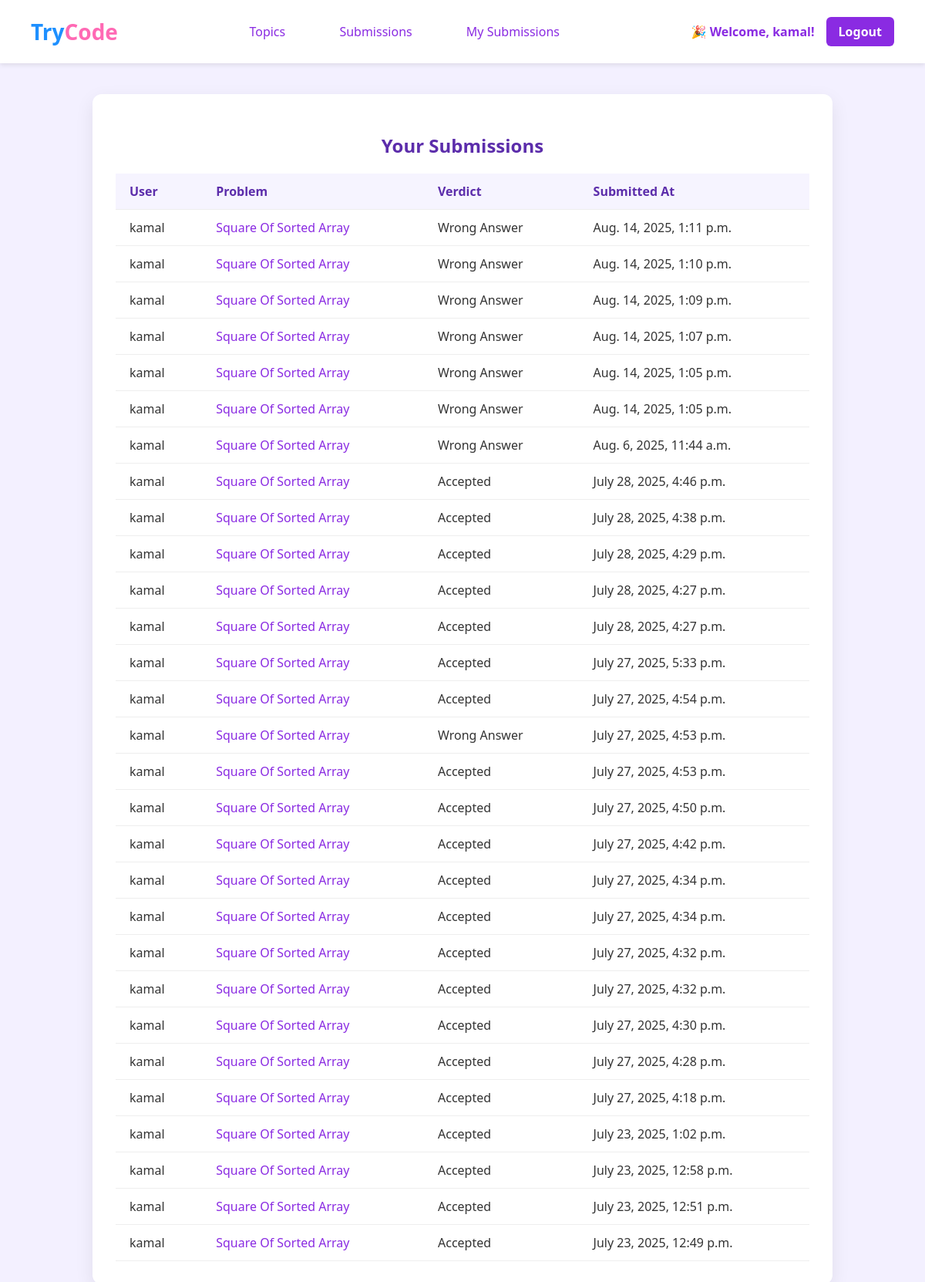
Page /my-submissions/ (signed in) on the earlier database version.
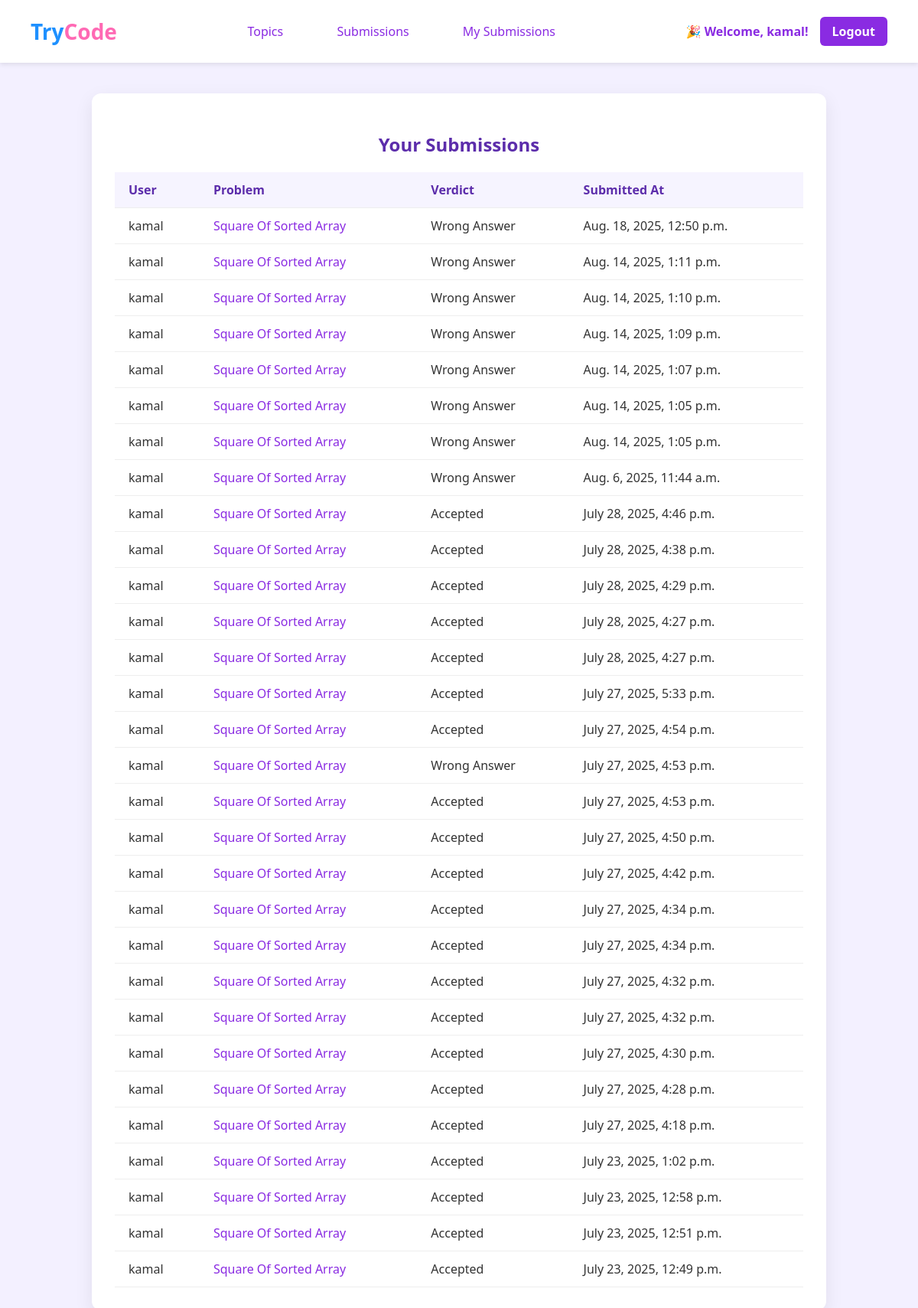
Same page on the later database version.
### authentication/models.py (models this page shows, shortened)
class Submission(models.Model):
    user = models.ForeignKey(User, on_delete=models.CASCADE)
    problem = models.ForeignKey(Problem, on_delete=models.CASCADE)
    code = models.TextField()
    language = models.CharField(max_length=10, choices=LANGUAGE_CHOICES, default='python')
    created_at = models.DateTimeField(auto_now_add=True)
    verdict = models.CharField(max_length=30, choices=[
        ('Accepted', 'Accepted'),
        ('Wrong Answer', 'Wrong Answer'),
        ('Runtime Error', 'Runtime Error'),
        ('Time Limit Exceeded', 'Time Limit Exceeded'),
        ('Compilation Error', 'Compilation Error'),
        ('Pending', 'Pending'),
    ], default='Pending')
    output = models.TextField(blank=True)
    error = models.TextField(blank=True)
    class Meta:
        indexes = [
            models.Index(fields=['user', '-created_at']),
            models.Index(fields=['problem', 'verdict']),
        ]

class Problem(models.Model):
    topic = models.ForeignKey(Topic, on_delete=models.CASCADE, related_name='problems')
    title = models.CharField(max_length=200)
    description = models.TextField()
    input_format = models.TextField()
    output_format = models.TextField()

### authentication/views.py (the view)
# urls.py: path('my-submissions/', views.my_submissions_view, name='my_submission_list'),
@login_required
def my_submissions_view(request):
    submissions = Submission.objects.filter(user=request.user)\
        .select_related('problem')\
        .order_by('-created_at')  # Ascending by time
    return render(request, 'my_submission.html', {'submissions': submissions})

### authentication/templates/my_submission.html (shortened to what this page needs)
{% extends 'home.html' %}
{% load humanize %}
{% block content %}
<div class="submissions-container">
  <h2 style="text-align:center; color:#5c2dab; margin-bottom:20px;">Your Submissions</h2>
  <table>
    <tr>
      <th>User</th>
      <th>Problem</th>
      <th>Verdict</th>
      <th>Submitted At</th>
    </tr>
{% for submission in submissions %}
    <tr>
        <td>{{ submission.user}}
        <td>
            <a href="{% url 'submission_detail' submission.id %}">
                {{ submission.problem.title }}
            </a>
        </td>
        <td>{{ submission.verdict }}</td>
        <td>{{ submission.created_at }}</td>
    </tr>
{% endfor %}
  </table>
</div>
{% endblock %}

Differences in the rows shown:
added Submission: user "kamal", problem "Square Of Sorted Array", verdict "Wrong Answer", created_at "Aug. 18, 2025, 12:50 p.m."
